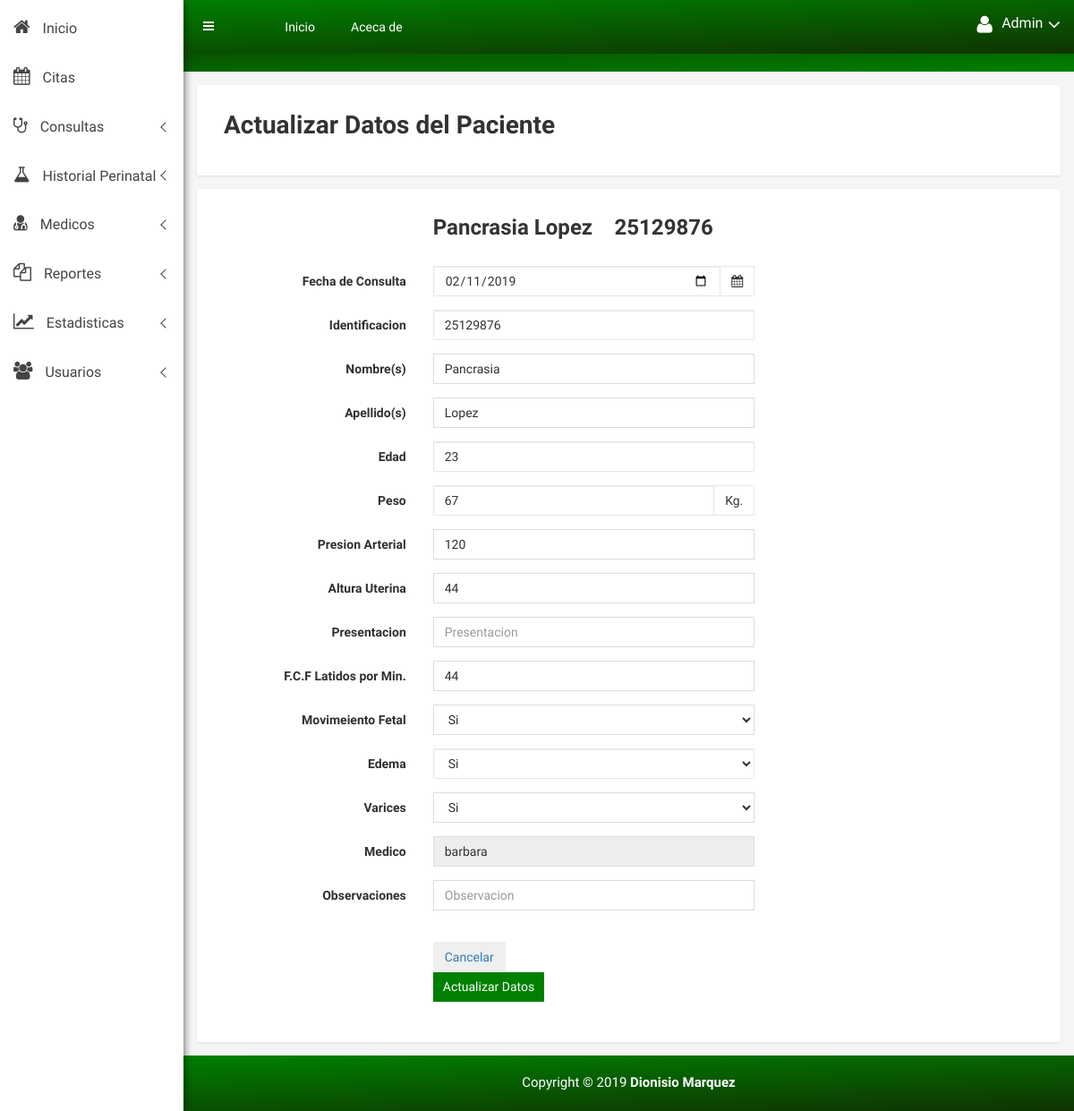
/actualizarconsulta.php?idconsul=16 (signed in), run on the app's committed database.
### tables this page shows
CREATE TABLE `consulta` (
  `idconsul` int(11) NOT NULL,
  `identificacion` int(11) NOT NULL,
  `nombre` varchar(255) NOT NULL,
  `apellidos` varchar(255) NOT NULL,
  `edad` int(11) NOT NULL,
  `fechacon` date NOT NULL,
  `peso` varchar(50) NOT NULL,
  `tenar` varchar(50) NOT NULL,
  `alut` varchar(200) NOT NULL,
  `presen` varchar(200) NOT NULL,
  `fcf` varchar(50) NOT NULL,
  `movf` varchar(50) NOT NULL,
  `ede` varchar(50) NOT NULL,
  `vari` varchar(50) NOT NULL,
  `medicos` varchar(50) NOT NULL,
  `obser` varchar(200) NOT NULL,
  `status` tinyint(1) NOT NULL
);

### vista/actualizarconsulta_vista.php (the view, shortened to what the rows shown need)
<!doctype html>
<html class="no-js" lang="en">
<head>
    <link rel="stylesheet" href="css/bootstrap.min.css">
    <link rel="stylesheet" href="css/font-awesome.min.css">
    <link rel="stylesheet" href="css/owl.carousel.css">
    <link rel="stylesheet" href="css/owl.theme.css">
    <link rel="stylesheet" href="css/owl.transitions.css">
    <link rel="stylesheet" href="css/animate.css">
    <link rel="stylesheet" href="css/normalize.css">
    <link rel="stylesheet" href="css/meanmenu.min.css">
    <link rel="stylesheet" href="css/main.css">
    <link rel="stylesheet" href="css/morrisjs/morris.css">
    <link rel="stylesheet" href="css/scrollbar/jquery.mCustomScrollbar.min.css">
    <link rel="stylesheet" href="css/metisMenu/metisMenu.min.css">
    <link rel="stylesheet" href="css/metisMenu/metisMenu-vertical.css">
    <link rel="stylesheet" href="css/calendar/fullcalendar.min.css">
    <link rel="stylesheet" href="css/calendar/fullcalendar.print.min.css">
    <link rel="stylesheet" href="css/style.css">
    <link rel="stylesheet" href="css/preloader/preloader-style.css">
    <link rel="stylesheet" href="css/responsive.css">
</head>
<body>
    <div class="all-content-wrapper">
        <div class="charts-area mg-tb-15">
            <div class="container-fluid">
                <div class="row">
                    <div class="col-lg-12 col-md-12 col-sm-12 col-xs-12">
                        <div class="charts-single-pro responsive-mg-b-30">
                            <div class="alert-title">
                                <h1>Actualizar Datos del Paciente</h1>
                            </div>
                        </div>
                    </div>
                </div>
            </div>
        </div>
        <div class="basic-form-area mg-tb-15">
            <div class="container-fluid">
                <div class="row">
                    <div class="col-lg-12 col-md-12 col-sm-12 col-xs-12">
                        <div class="sparkline12-list">
                            <div class="sparkline12-graph">
                                <div class="basic-login-form-ad">
                                    <div class="row">
                                    <div class="col-lg-5 col-md-5 col-sm-5 col-xs-12">
                                        <h3><?php echo $consulta['nombre'];?> <?php echo $consulta['apellidos'];?>&emsp;<?php echo $consulta['identificacion'];?></h3>
                                        <br>
                                    </div>
                                        <div class="col-lg-12 col-md-12 col-sm-12 col-xs-12">
                                            <div class="all-form-element-inner">
                                                <form action="<?php echo htmlspecialchars($_SERVER['PHP_SELF']) ?>" method="post">
                                                    <div class="form-group-inner">
                                                        <div class="row">
                                                            <div class="col-lg-5 col-md-5 col-sm-5 col-xs-12" >
                                                                <div class="input-group date">
                                                                    <input type="date" class="form-control" name="fechacon" value="<?php echo $consulta['fechacon'];?>">
                                                                    <span class="input-group-addon"><i class="fa fa-calendar"></i></span>
                                                                </div>
                                                            </div>
                                                        </div>
                                                    </div>
                                                    <div class="form-group-inner">
                                                        <div class="row">
                                                            <div class="col-lg-5 col-md-5 col-sm-5 col-xs-12">
                                                                <input type="number"  class="form-control"  name="identificacion" placeholder="Cedula o Pasaporte" value="<?php echo $consulta['identificacion'];?>" />
                                                            </div>
                                                        </div>
                                                    </div>
                                                    <div class="form-group-inner">
                                                        <div class="row">
                                                            <div class="col-lg-5 col-md-5 col-sm-5 col-xs-12">
                                                                <input type="text" class="form-control" name="nombre" placeholder="Nombre(s)" value="<?php echo $consulta['nombre'];?>" />
                                                            </div>
                                                        </div>
                                                    </div>
                                                    <div class="form-group-inner">
                                                        <div class="row">
                                                            <div class="col-lg-5 col-md-5 col-sm-5 col-xs-12">
                                                                <input type="text" class="form-control" name="apellidos" placeholder="Apellido(s)" value="<?php echo $consulta['apellidos'];?>" />
                                                            </div>
                                                        </div>
                                                    </div>
                                                    <div class="form-group-inner">
                                                        <div class="row">
                                                            <div class="col-lg-5 col-md-5 col-sm-5 col-xs-12">
                                                                <input type="number"  class="form-control"  name="edad"  placeholder="Edad" value="<?php echo $consulta['edad'];?>" />
                                                            </div>
                                                        </div>
                                                    </div>
                                                    <div class="form-group-inner">
                                                        <div class="row">
                                                            <div class="col-lg-5 col-md-5 col-sm-5 col-xs-12">
	                                                            <div class="input-group">
	                                                                <input type="number"  class="form-control"  name="peso" placeholder="Peso" value="<?php echo $consulta['peso'];?>" />
	                                                                <span class="input-group-addon"> Kg.</span>
	                                                              </div>
                                                            </div>
                                                        </div>
                                                    </div>
                                                    <div class="form-group-inner">
                                                        <div class="row">
                                                            <div class="col-lg-5 col-md-5 col-sm-5 col-xs-12">
                                                                <input type="text" class="form-control" name="tenar" placeholder="Max/Min" value="<?php echo $consulta['tenar'];?>"/>
                                                            </div>
                                                        </div>
                                                    </div>
                                                    <div class="form-group-inner">
                                                        <div class="row">
                                                            <div class="col-lg-5 col-md-5 col-sm-5 col-xs-12">
                                                                <input type="text" class="form-control" name="alut" placeholder="Altura Uterina" value="<?php echo $consulta['alut'];?>"/>
                                                            </div>
                                                        </div>
                                                    </div>
                                                    <div class="form-group-inner">
                                                        <div class="row">
                                                            <div class="col-lg-5 col-md-5 col-sm-5 col-xs-12">
                                                                <input type="text" class="form-control" name="fcf" placeholder="F.C.F Latidos por Min." value="<?php echo $consulta['fcf'];?>"/>
                                                            </div>
                                                        </div>
                                                    </div>
                                                    <div class="form-group-inner">
                                                        <div class="row">
                                                            <div class="col-lg-5 col-md-5 col-sm-5 col-xs-12">
                                                                <div class="form-select-list">
                                                                    <select class="form-control custom-select-value" name="movf" placeholder="Movimiento Fetal" value="<?php echo $consulta['movf'];?>">
                                                                        <option>Si</option>
                                                                    </select>
                                                                </div>
                                                            </div>
                                                        </div>
                                                    </div>
                                                    <div class="form-group-inner">
                                                        <div class="row">
                                                            <div class="col-lg-5 col-md-5 col-sm-5 col-xs-12">
                                                                <div class="form-select-list">
                                                                    <select class="form-control"  name="ede" placeholder="Edema" value="<?php echo $consulta['ede'];?>">
                                                                        <option>Si</option>
                                                                    </select>
                                                                </div>
                                                            </div>
                                                        </div>
                                                    </div>
                                                    <div class="form-group-inner">
                                                        <div class="row">
                                                            <div class="col-lg-5 col-md-5 col-sm-5 col-xs-12">
                                                                <div class="form-select-list">
                                                                    <select class="form-control custom-select-value" name="vari" placeholder="Varices" value="<?php echo $consulta['vari'];?>">
                                                                        <option>Si</option>
                                                                    </select>
                                                                </div>
                                                            </div>
                                                        </div>
                                                    </div>
                                                    <div class="form-group-inner">
                                                        <div class="row">
                                                            <div class="col-lg-5 col-md-5 col-sm-5 col-xs-12">
                                                                <input type="text" disabled class="form-control" name="medicos" value="<?php echo $consulta['medicos'];?>"/>
                                                            </div>
                                                        </div>
                                                    </div>
                                                </form>
                                            </div>
                                        </div>
                                    </div>
                                </div>
                            </div>
                        </div>
                    </div>
                </div>
            </div>
        </div>
    </div>
</body>
</html>

### data on the page
consulta: nombre "Pancrasia", apellidos "Lopez", identificacion "25129876", fechacon "02/11/2019", edad "23", peso "67", tenar "120", alut "44", fcf "44", movf "Si", ede "Si", vari "Si", medicos "barbara"
